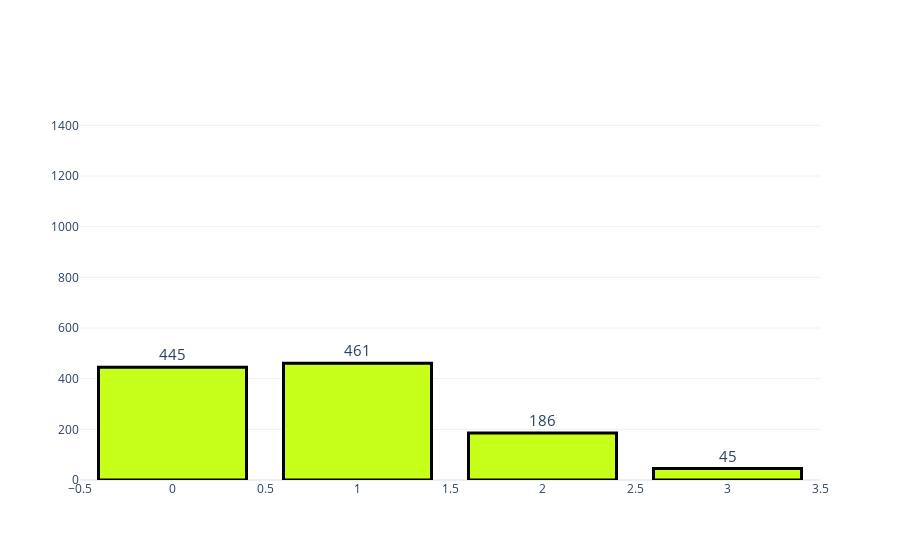

Source (notebook cell):
### Code cell
fig = make_subplots(rows=1,cols=1)
fig.add_trace(go.Bar(y = df['Internships'].value_counts().values.tolist(), 
                      x = df['Internships'].value_counts().index, 
                      text=df['Internships'].value_counts().values.tolist(),
              textfont=dict(size=15),
                      textposition = 'outside',
                      showlegend=False,
              marker = dict(color = '#c6ff1a',
                            line_color = 'black',
                            line_width=3)),row = 1,col = 1)

fig.update_layout(title={'y':0.9,
                         'x':0.5,
                         'xanchor': 'center',
                         'yanchor': 'top'},
                  template='plotly_white')
fig.update_yaxes(range=[0,1500])
iplot(fig)

### Figure 1 — Plotly figure (JSON) as saved in the notebook; plotly's stock layout.template omitted (floating-point values rounded to 4 significant figures)
{"data": [{"marker": {"color": "#c6ff1a", "line": {"color": "black", "width": 3}}, "showlegend": false, "text": ["461", "445", "186", "45"], "textfont": {"size": 15}, "textposition": "outside", "type": "bar", "x": [1, 0, 2, 3], "xaxis": "x", "y": [461, 445, 186, 45], "yaxis": "y"}], "layout": {"title": {"x": 0.5, "xanchor": "center", "y": 0.9, "yanchor": "top"}, "xaxis": {"anchor": "y", "domain": [0, 1]}, "yaxis": {"anchor": "x", "domain": [0, 1], "range": [0, 1500]}}}
